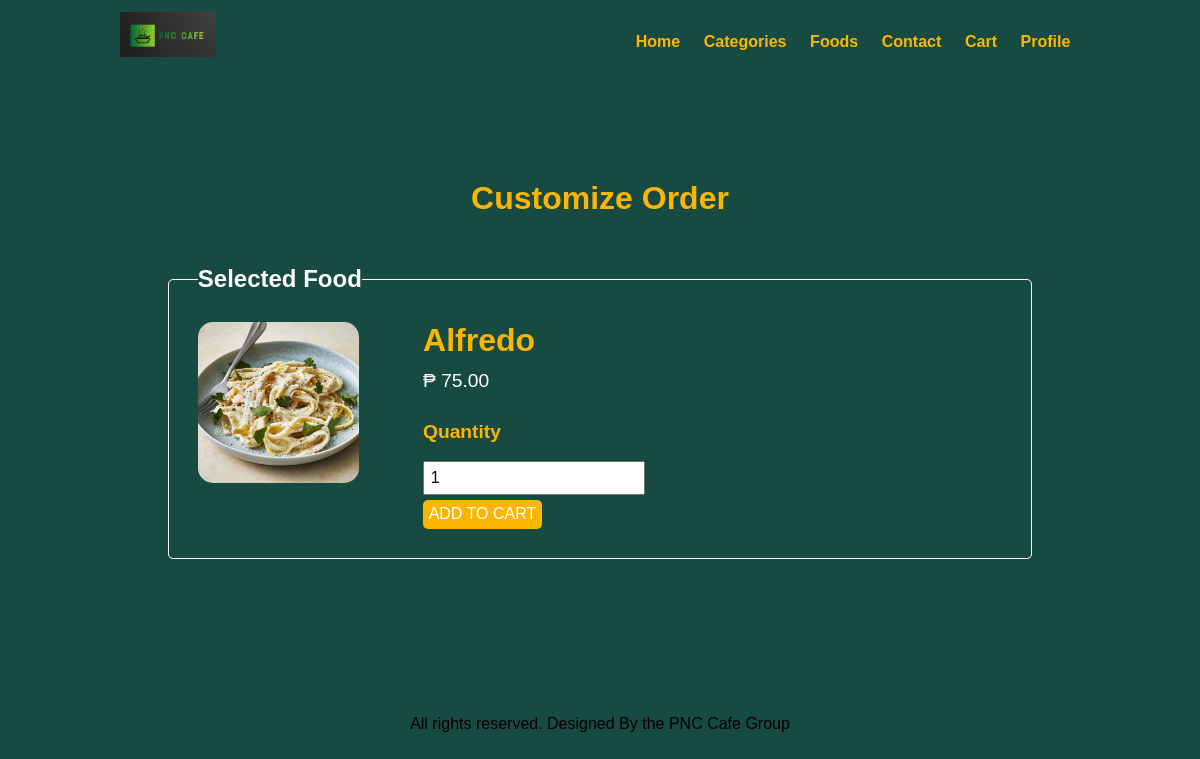
Page /food-order/order.php?food_id=42 on the committed database.
### tables this page shows
CREATE TABLE `tbl_food` (
  `id` int(10) UNSIGNED NOT NULL,
  `title` varchar(150) NOT NULL,
  `description` text NOT NULL,
  `price` decimal(10,2) NOT NULL,
  `image_name` varchar(255) NOT NULL,
  `category_id` int(10) UNSIGNED NOT NULL,
  `featured` varchar(10) NOT NULL,
  `active` varchar(10) NOT NULL
);

### food-order/order.php (the view, shortened to what this page needs)
<?php include('partials-front/menu.php');
?>
<?php
    if(isset($_GET['food_id'])) {
        $food_id = $_GET['food_id'];
        $sql = "SELECT * FROM tbl_food WHERE id=$food_id";
        $res = mysqli_query($conn, $sql);
        $count = mysqli_num_rows($res);
        if($count ==1) {
            $row = mysqli_fetch_assoc($res);
            $title = $row['title'];
            $price = $row['price'];
            $image_name = $row['image_name'];
        } else {
            header('location:'.SITEURL);
        }
    } else {
        header('location:'.SITEURL);
    }
?>
    <section class="food-search">
        <div class="container">
            <h2 class="text-center text-yellow">Customize Order</h2>
            <form action="" method="POST" class="order">
                <fieldset>
                    <legend><h3>Selected Food</h3></legend>
                    <div class="food-menu-img">
                        <?php
                            if($image_name =="") {
                                echo "<div class = 'error'>Image not available.</div>";
                            } else {
                                ?>
                                    <img src="<?php echo SITEURL;?>images/food/<?php echo $image_name;?>" alt="<?php echo $title; ?>" class="img-responsive img-curve">
                                <?php
                            }
                        ?>
                    </div>
                    <div class="food-menu-desc">
                        <h2><?php echo $title;?></h2>
                        <p class="food-price2">₱ <?php echo $price;?></p>
                        <input type = "hidden" name="price" value="<?php echo $price;?>"> <br>
                        <div class="food-detail2"><h4>Quantity</h4></div> <br>
                        <input type="number" name="qty" class="input-responsive" value="1" required>
                        <input type="submit" name="submit" value="Add to cart" class="btn btn-primary">
                    </div>
                </fieldset>
            </form>
        </div>
    </section>
<?php include('partials-front/footer.php');?>

### food-order/css/style.css (style rules this page uses)
* { margin: 0 0; padding: 0 0; font-family: Arial, Helvetica, sans-serif; }
body, section.food-menu { background: #174A41; }
.container { width: 80%; margin: 0 auto; padding: 1%; }
.img-responsive { width: 100%; }
.img-curve { border-radius: 15px; }
.text-center { text-align: center; }
.text-yellow { color: #FDB600; }
legend { color: white; }
.btn { padding: 1%; border: none; font-size: 1rem; border-radius: 5px; margin-top: 5px; }
.btn-primary { background-color: #FDB600; color: white; cursor: pointer; text-transform: uppercase; }
h2 { color: #FDB600; font-size: 2rem; margin-bottom: 2%; }
h3 { font-size: 1.5rem; }
h4 { font-size: 1.2rem; }
fieldset { border: 1px solid white; margin: 5%; padding: 3%; border-radius: 5px; }
.food-search { background:#174A41; background-size: cover; background-repeat: no-repeat; background-position: center; padding: 7% 0; }
.food-menu-desc input[type="number"] { display: block; padding: 1%; font-size: 1rem; }
.food-menu-img { width: 20%; float: left; }
.food-menu-desc { width: 70%; float: left; margin-left: 8%; }
.food-price2 { font-size: 1.2rem; margin: 2% 0; color:white; }
.food-detail2 { font-size: 1rem; color: #FDB600; }

### rows in the picture
tbl_food: image_name (picture), title "Alfredo", price "75.00"
